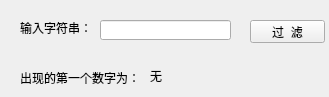
<?xml version="1.0" encoding="UTF-8"?>
<ui version="4.0">
 <class>Widget</class>
 <widget class="QWidget" name="Widget">
  <property name="geometry">
   <rect>
    <x>0</x>
    <y>0</y>
    <width>329</width>
    <height>97</height>
   </rect>
  </property>
  <property name="windowTitle">
   <string>Widget</string>
  </property>
  <widget class="QLabel" name="label">
   <property name="geometry">
    <rect>
     <x>20</x>
     <y>20</y>
     <width>81</width>
     <height>16</height>
    </rect>
   </property>
   <property name="text">
    <string>输入字符串：</string>
   </property>
  </widget>
  <widget class="QLineEdit" name="lineEdit">
   <property name="geometry">
    <rect>
     <x>100</x>
     <y>20</y>
     <width>131</width>
     <height>20</height>
    </rect>
   </property>
  </widget>
  <widget class="QPushButton" name="pushButton">
   <property name="geometry">
    <rect>
     <x>250</x>
     <y>20</y>
     <width>75</width>
     <height>23</height>
    </rect>
   </property>
   <property name="text">
    <string>过  滤</string>
   </property>
  </widget>
  <widget class="QLabel" name="label_2">
   <property name="geometry">
    <rect>
     <x>20</x>
     <y>70</y>
     <width>131</width>
     <height>16</height>
    </rect>
   </property>
   <property name="text">
    <string>出现的第一个数字为：</string>
   </property>
  </widget>
  <widget class="QLabel" name="labelNum">
   <property name="geometry">
    <rect>
     <x>150</x>
     <y>70</y>
     <width>54</width>
     <height>12</height>
    </rect>
   </property>
   <property name="text">
    <string>无</string>
   </property>
  </widget>
 </widget>
 <layoutdefault spacing="6" margin="11"/>
 <resources/>
 <connections/>
</ui>
